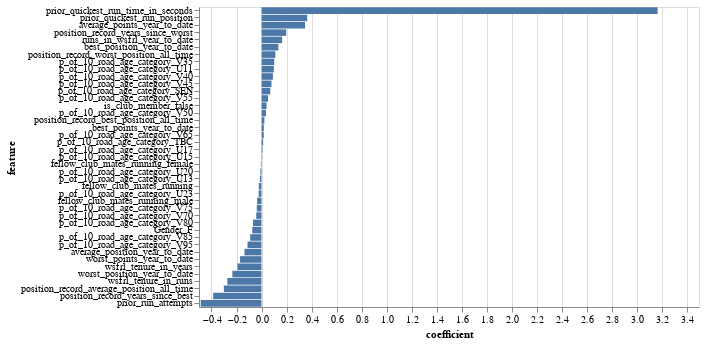

The code cell stored with this chart in its notebook:
### Code cell
import altair as alt

# Convert the set to a list to maintain order
all_feature_columns_list = list(all_feature_columns)


# Create a DataFrame with the features and their coefficients
feature_coefficients_df = pl.DataFrame(
    {
        "feature": all_feature_columns_list,
        "coefficient": logistic_regression_classifier.coef_[0][:len(all_feature_columns_list)],
    }
)

# Sort the DataFrame by coefficient in descending order
sorted_feature_coefficients_df = feature_coefficients_df.sort("coefficient", descending=True)

# Plot the bar chart
alt.Chart(sorted_feature_coefficients_df.to_pandas()).mark_bar().encode(
    x="coefficient",
    y=alt.Y("feature", sort="-x")
).properties(
    width=500,
    height=300,
).display()

### Figure 1 — Vega-Lite specification as saved in the notebook (floating-point values rounded to 4 significant figures)
{"config": {"view": {"continuousWidth": 300, "continuousHeight": 300}}, "data": {"name": "data-297a531b63c2573789eb31bb02e9b066"}, "mark": {"type": "bar"}, "encoding": {"x": {"field": "coefficient", "type": "quantitative"}, "y": {"field": "feature", "sort": "-x", "type": "nominal"}}, "height": 300, "width": 500, "$schema": "https://vega.github.io/schema/vega-lite/v5.20.1.json", "datasets": {"data-297a531b63c2573789eb31bb02e9b066": [{"feature": "prior_quickest_run_time_in_seconds", "coefficient": 3.169}, {"feature": "prior_quickest_run_position", "coefficient": 0.366}, {"feature": "average_points_year_to_date", "coefficient": 0.3483}, {"feature": "position_record_years_since_worst", "coefficient": 0.1975}, {"feature": "runs_in_wsfrl_year_to_date", "coefficient": 0.1651}, {"feature": "best_position_year_to_date", "coefficient": 0.1347}, {"feature": "position_record_worst_position_all_time", "coefficient": 0.1108}, {"feature": "p_of_10_road_age_category_V35", "coefficient": 0.102}, {"feature": "p_of_10_road_age_category_U11", "coefficient": 0.09886}, {"feature": "p_of_10_road_age_category_V40", "coefficient": 0.09098}, {"feature": "p_of_10_road_age_category_V45", "coefficient": 0.07976}, {"feature": "p_of_10_road_age_category_SEN", "coefficient": 0.07015}, {"feature": "p_of_10_road_age_category_V55", "coefficient": 0.05243}, {"feature": "is_club_member_false", "coefficient": 0.04058}, {"feature": "p_of_10_road_age_category_V50", "coefficient": 0.03547}, {"feature": "position_record_best_position_all_time", "coefficient": 0.02316}, {"feature": "best_points_year_to_date", "coefficient": 0.01868}, {"feature": "p_of_10_road_age_category_V65", "coefficient": 0.01806}, {"feature": "p_of_10_road_age_category_TBC", "coefficient": 0.01313}, {"feature": "p_of_10_road_age_category_U17", "coefficient": 0.007084}, {"feature": "p_of_10_road_age_category_U15", "coefficient": 0.003603}, {"feature": "fellow_club_mates_running_female", "coefficient": -0.004793}, {"feature": "p_of_10_road_age_category_U20", "coefficient": -0.008904}, {"feature": "p_of_10_road_age_category_U13", "coefficient": -0.0127}, {"feature": "fellow_club_mates_running", "coefficient": -0.02178}, {"feature": "p_of_10_road_age_category_U23", "coefficient": -0.02273}, {"feature": "fellow_club_mates_running_male", "coefficient": -0.03481}, {"feature": "p_of_10_road_age_category_V75", "coefficient": -0.03762}, {"feature": "p_of_10_road_age_category_V70", "coefficient": -0.04216}, {"feature": "p_of_10_road_age_category_V80", "coefficient": -0.06792}, {"feature": "Gender_F", "coefficient": -0.07343}, {"feature": "p_of_10_road_age_category_V85", "coefficient": -0.09045}, {"feature": "p_of_10_road_age_category_V95", "coefficient": -0.1118}, {"feature": "average_position_year_to_date", "coefficient": -0.1362}, {"feature": "worst_points_year_to_date", "coefficient": -0.1715}, {"feature": "wsfrl_tenure_in_years", "coefficient": -0.1925}, {"feature": "worst_position_year_to_date", "coefficient": -0.2334}, {"feature": "wsfrl_tenure_in_runs", "coefficient": -0.2732}, {"feature": "position_record_average_position_all_time", "coefficient": -0.3014}, {"feature": "position_record_years_since_best", "coefficient": -0.3869}, {"feature": "prior_run_attempts", "coefficient": -0.4862}]}}
